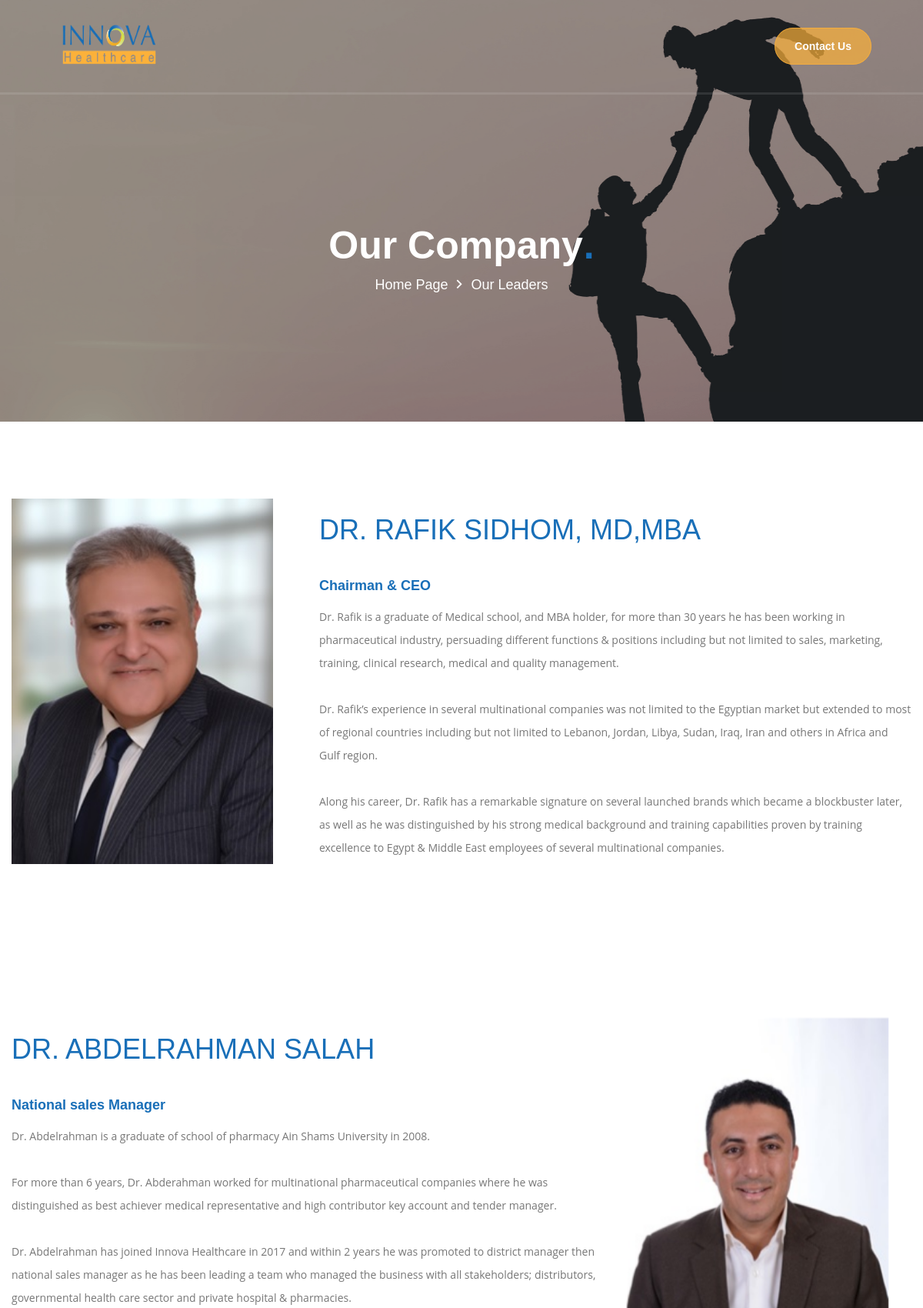
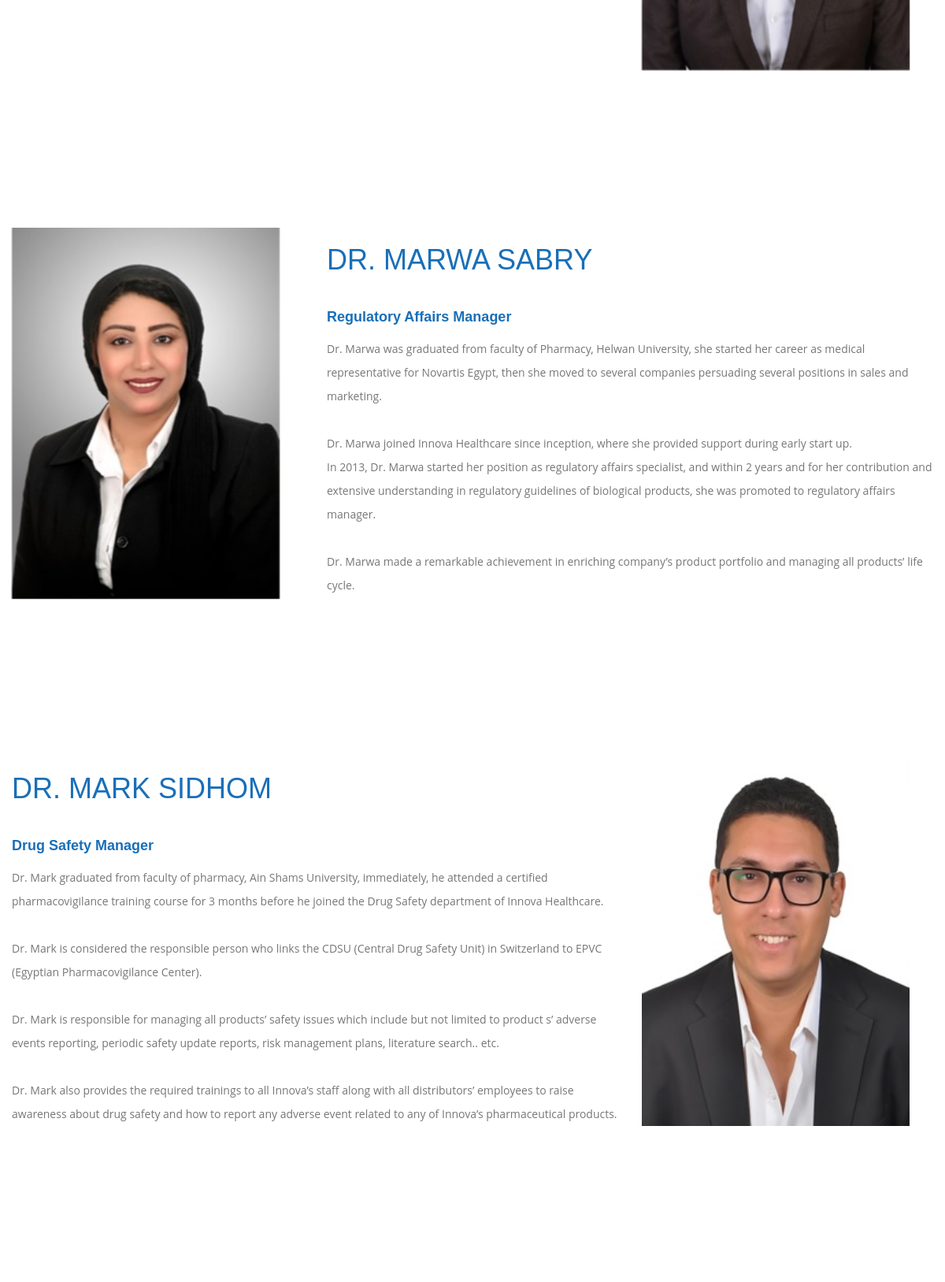
Screenshot of /innova/our-board (upper part) with the database file from the repository (2 pictures, top to bottom).
### innova/models.py (models this page shows, shortened)
class BoardMember(UserColumn):
    name = models.CharField(max_length=200,blank=False,null=False)
    Position = models.CharField(max_length=200,blank=False,null=False)
    description = models.TextField(blank=False,null=False)
    Image = models.ImageField(upload_to=upload_image)
    order_by = models.IntegerField()
    active_flag = models.BooleanField(default=True)

### innova/views.py (the view)
# urls.py: path('our-board',views.ourBoard,name='our-board'),
def ourBoard(request):
    navdata = NavBarClass.mainbar()
    boardMember = BoardMember.objects.all().filter(active_flag=True).order_by('order_by')
    context = {
        **navdata,
        'boardMember':boardMember,
    }
    return render(request,'webPage/our-board.html',context)

### account/nodeClasses/navBar.py (called while the page is built)
    def mainbar():
        data = NavBar.objects.all().filter(active_flag = True).order_by('order_by')
        bardata = data.filter(parent__isnull=True).order_by('order_by')
        childbardata = data.filter(parent__isnull=False).order_by('order_by')
        companyInformation = CompanyInformation.objects.all().order_by('order_by')
        context={
            'bardata':bardata,
            'childbardata':childbardata,
            'companyInformation':companyInformation
        }
        return context

### account/nodeModels/navBar.py (called while the page is built)
    def __str__(self) -> str:
        return self.name

### templates/webPage/our-board.html (shortened to what this page needs)
{% extends 'mainTemplates/mainPage.html' %}
{% load static %}
{% load humanize %}
{% block section1 %}
<section class="flat-title-page">
    <div class="overlay-slider style"></div>
    <div class="overlay-page">
        <img src="{% static 'assets/images/mark-page/Our Leaders-min.png' %}" alt="img">
    </div>
    <div class="container">
        <div class="row">
            <div class="zup col-lg-12 col-md-12">
                <div class="breadcrumbs">
                    <h1>Our Company<span class="style-color">.</span></h1>
                    <div class="breadcrumb-trail link-style-2">
                        <a class="home" href="{% url 'innova:Home' %}">Home Page</a><span>Our Leaders</span>
                    </div>
                </div>
            </div>
        </div>
    </div>
</section>
{% endblock %}
{% block section2 %}
{% for board in boardMember %}
{% if forloop.counter|divisibleby:2 %}
<section class="tf-space flat-trusted" id="{{board.id}}">
    <div class="container">
        <div class="row">
            <div class="col-lg-8 col-md-8  wow fadeInLeft" data-wow-delay="100ms" data-wow-duration="800ms">
                <div class="trusted-heading">
                    <h2 class="tf-title"><span class="text-color-3 style-title">{{board.name}}</span></h2>
                </div>
                    <h3 class="text-color-3">{{board.Position}}</h3>
                    <p>{{board.description|linebreaksbr}}</p>
            </div>
            <div class="col-lg-4 col-md-4  wow fadeInDown" data-wow-delay="100ms" data-wow-duration="800ms">
                <div class="media-box">
                    <div class="mediafull">
                        <img class="img100" src="{{board.Image.url}}" alt="images">
                    </div>
                </div>
            </div>
        </div>
    </div>
</section>
{% else %}
<section class="tf-space flat-trusted" id="{{board.id}}">
    <div class="container">
        <div class="row">
            <div class="col-lg-4 col-md-4  wow fadeInUp" data-wow-delay="100ms" data-wow-duration="800ms">
                <div class="media-box">
                    <div class="mediafull">
                        <img class="img100" src="{{board.Image.url}}" alt="images">
                    </div>
                </div>
            </div>
            <div class="col-lg-8 col-md-8  wow fadeInRight" data-wow-delay="100ms" data-wow-duration="800ms">
                <div class="trusted-heading">
                    <h2 class="tf-title"><span class="text-color-3 style-title">{{board.name}}</span></h2>
                </div>
                    <h3 class="text-color-3">{{board.Position}}</h3>
                    <p>{{board.description|linebreaksbr}}</p>
            </div>
        </div>
    </div>
</section>
{% endif %}
{% endfor %}
{% endblock %}

### static/assets/css/responsive.css (style rules this page uses)
@media only screen and (max-width: 1650px) { .flat-trusted .media-box { padding-right: 49px; } }
@media only screen and (max-width: 1400px) { .flat-trusted .media-box { padding-right: 30px; } }

### static/assets/css/shortcodes.css (style rules this page uses)
.overlay-slider { background: rgba(28, 30, 34, 0.4); left: 0; top: 0; width: 100%; height: 100%; position: absolute; z-index: 3; }

### rows the page displays
BoardMember: Image (picture), name "DR. RAFIK SIDHOM, MD,MBA", Position "Chairman & CEO", description "Dr. Rafik is a graduate of Medical school, and MBA holder, for more than 30 years he has been working in pharmaceutical industry, persuading different functions & positions including but not limited to sales, marketing, training, clinical research, medical and quality management. Dr. Rafik’s experience in several multinational companies was not limited to the Egyptian market but extended to most of regional countries including but not limited to Lebanon, Jordan, Libya, Sudan, Iraq, Iran and others in Africa and Gulf region. Along his career, Dr. Rafik has a remarkable signature on several launched brands which became a blockbuster later, as well as he was distinguished by his strong medical…"
BoardMember: name "DR. ABDELRAHMAN SALAH", Position "National sales Manager", description "Dr. Abdelrahman is a graduate of school of pharmacy Ain Shams University in 2008. For more than 6 years, Dr. Abderahman worked for multinational pharmaceutical companies where he was distinguished as best achiever medical representative and high contributor key account and tender manager. Dr. Abdelrahman has joined Innova Healthcare in 2017 and within 2 years he was promoted to district manager then national sales manager as he has been leading a team who managed the business with all stakeholders; distributors, governmental health care sector and private hospital & pharmacies.", Image (picture)
BoardMember: Image (picture), name "DR. MARWA SABRY", Position "Regulatory Affairs Manager", description "Dr. Marwa was graduated from faculty of Pharmacy, Helwan University, she started her career as medical representative for Novartis Egypt, then she moved to several companies persuading several positions in sales and marketing. Dr. Marwa joined Innova Healthcare since inception, where she provided support during early start up. In 2013, Dr. Marwa started her position as regulatory affairs specialist, and within 2 years and for her contribution and extensive understanding in regulatory guidelines of biological products, she was promoted to regulatory affairs manager. Dr. Marwa made a remarkable achievement in enriching company’s product portfolio and managing all products’ life cycle."
BoardMember: name "DR. MARK SIDHOM", Position "Drug Safety Manager", description "Dr. Mark graduated from faculty of pharmacy, Ain Shams University, immediately, he attended a certified pharmacovigilance training course for 3 months before he joined the Drug Safety department of Innova Healthcare. Dr. Mark is considered the responsible person who links the CDSU (Central Drug Safety Unit) in Switzerland to EPVC (Egyptian Pharmacovigilance Center). Dr. Mark is responsible for managing all products’ safety issues which include but not limited to product s’ adverse events reporting, periodic safety update reports, risk management plans, literature search.. etc. Dr. Mark also provides the required trainings to all Innova’s staff along with all distributors’ employees to raise…", Image (picture)
